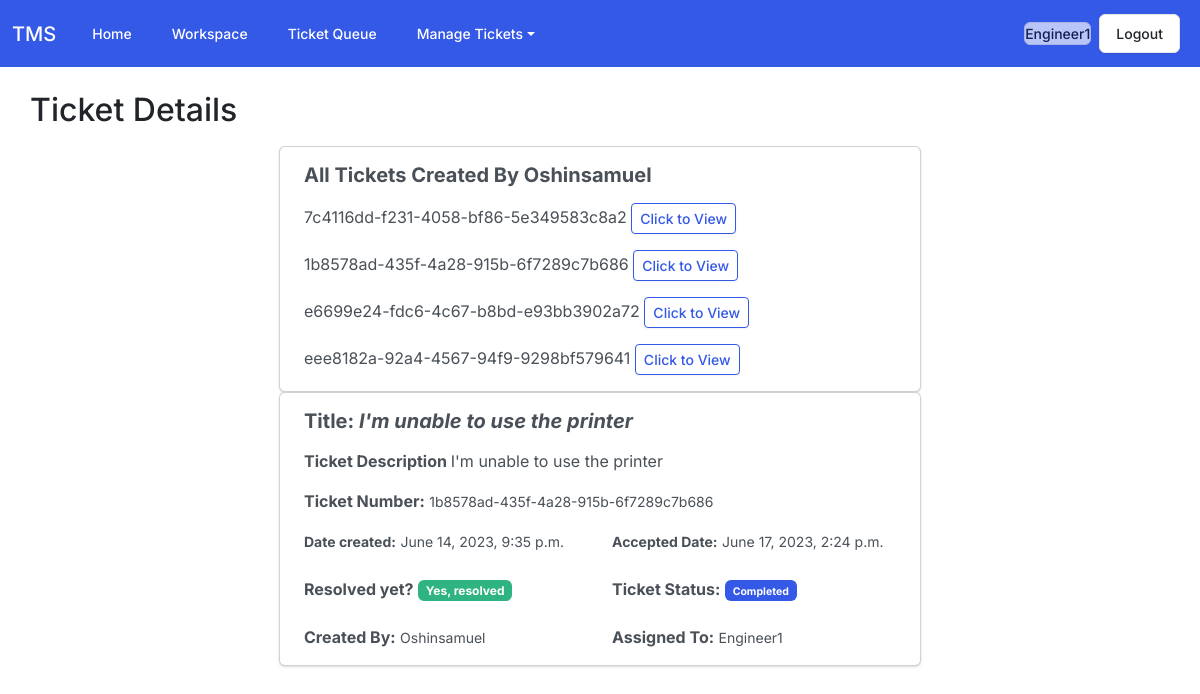
Screenshot of /tickets/ticket-details/2 (signed in) with the database file from the repository.
### users/models.py (models this page shows)
class User(AbstractUser):
    is_staff = models.BooleanField(default=False)
    is_engineer = models.BooleanField(default=False)
    def __str__(self):
        return self.username

### tickets/models.py (models this page shows, shortened)
class Ticket(models.Model):
    status_choices = (
        ('Active', 'Active'),
        ('Completed', 'Completed'),
        ('Pending', 'Pending')
    )
    ticket_no = models.UUIDField(default=uuid.uuid4)
    title = models.CharField(max_length=100)
    description = models.TextField()
    created_by = models.ForeignKey(User, on_delete=models.CASCADE, related_name='created_by')
    date_created = models.DateTimeField(auto_now_add=True)
    assigned_to = models.ForeignKey(User, on_delete=models.DO_NOTHING, null=True, blank=True)
    is_resolved = models.BooleanField(default=False)
    date_accepted = models.DateTimeField(null=True, blank=True)
    date_closed = models.DateTimeField(null=True, blank=True)
    ticket_status = models.CharField(max_length=15, choices=status_choices)

### tickets/views.py (the view)
# urls.py: path('ticket-details/<int:pk>', views.ticket_details, name = 'ticket-details'),
@login_required
def ticket_details(request, pk):
    ticket = Ticket.objects.get(pk=pk)
    t = User.objects.get(username=ticket.created_by)
    tickets_per_user = t.created_by.all()
    context = {'ticket':ticket, 'tickets_per_user':tickets_per_user  }
    return render(request, 'ticket/ticket_details.html', context)

### templates/ticket/ticket_details.html (shortened to what this page needs)
{% extends 'base.html' %}
{% block content %}
<div>
    <h2 class="mb-3">Ticket Details</h2>
</div>
<div class="row">
    <div class="col">
        <div class="card mx-auto" style="width: 40rem">
            <div class="card-body">
                <h5 class="card-title mb-3"><b>All Tickets Created By {{ticket.created_by}}</b></h5>
                {% for ticket in tickets_per_user %}
                <p class="card-text">{{ticket.ticket_no}} <a class="btn btn-outline-primary btn-sm" href="{% url 'ticket-details' ticket.pk %}">Click to View</a></p>
                {% endfor %}
            </div>
        </div>
    </div>
    <div class="col">
        <div class="card mx-auto" style="width: 40rem">
            <div class="card-body">
                <h5 class="card-title mb-3"><b>Title: <em>{{ticket.title}}</em></b></h5>
                <p class="card-text"><b>Ticket Description </b>{{ticket.description}}</p>
                <p><b>Ticket Number:</b> <small>{{ticket.ticket_no}}</small></p>
                <div class="row">
                    <div class="col">
                        <small><b>Date created:</b></small> <small>{{ticket.date_created}}</small>
                    </div>
                    <div class="col">
                        <small><b>Accepted Date:</b></small> <small>{{ticket.date_accepted}}</small>
                    </div>
                </div>
                <br>
                <div class="row">
                    <div class="col">
                        {% if ticket.is_resolved %}
                        <b>Resolved yet?</b> <span class="badge bg-success">Yes, resolved</span>
                        {% else %}
                        <b>Resolved?</b> <span class="badge bg-danger">Not Yet</span>
                        {% endif %}
                    </div>
                    <div class="col">
                        <b>Ticket Status:</b> <span class="badge bg-primary"><small>{{ticket.ticket_status}}</small></span>
                    </div>
                </div>
                <br>
                <div class="row">
                    <div class="col">
                        <b>Created By:</b> <small>{{ticket.created_by}}</small>
                    </div>
                    <div class="col">
                        <b>Assigned To:</b> <small>{{ticket.assigned_to}}</small>
                    </div>
                </div>
            </div>
        </div><br>
    </div>
</div>
{% endblock content %}

### templates/base.html (shortened to what this page needs)
{% load static %}
<!DOCTYPE html>
<html lang="en">
  <head>
    <link href="{% static 'css/bootstrap.min.css' %}" rel="stylesheet">
  </head>
  <body>
     {% if request.user.is_staff %}
    <nav class="navbar navbar-expand-lg bg-primary" data-bs-theme="dark">
        <div class="container-fluid">
          <a class="navbar-brand" href="/">Ticket Management System</a>
          <button class="navbar-toggler" type="button" data-bs-toggle="collapse" data-bs-target="#navbarColor01" aria-controls="navbarColor01" aria-expanded="false" aria-label="Toggle navigation">
            <span class="navbar-toggler-icon"></span>
          </button>
          <div class="collapse navbar-collapse" id="navbarColor01">
            <ul class="navbar-nav me-auto">
              <li class="nav-item">
                <a class="nav-link active" href="/">Home
                  <span class="visually-hidden">(current)</span>
                </a>
              </li>
              <li class="nav-item">
                <a class="nav-link" href="{% url 'create-ticket' %}">Create Ticket</a>
              </li>
              <li class="nav-item">
                <a class="nav-link" href="{% url 'all-tickets' %}">View Tickets</a>
              </li>
            </ul>
            <a class="nav-link btn btn-secondary me-2 disabled"  tabindex="-1" aria-disabled="true" style="color: #000000">{{request.user.username}}</a>
            <a href="{% url 'logout' %}" class="btn btn-secondary me-2">Logout</a>
          </div>
        </div>
      </nav>
      {% elif request.user.is_engineer %}
      <nav class="navbar navbar-expand-lg bg-primary" data-bs-theme="dark">
        <div class="container-fluid">
          <a class="navbar-brand" href="/">TMS</a>
          <div class="collapse navbar-collapse" id="navbarColor01">
            <ul class="navbar-nav me-auto">
              <li class="nav-item">
                <a class="nav-link active" href="/">Home
                </a>
              </li>
              <li class="nav-item">
                <a class="nav-link" href="{% url 'workspace' %}">Workspace</a>
              </li>
              <li class="nav-item">
                <a class="nav-link" href="{% url 'ticket-queue' %}">Ticket Queue</a>
              </li>
              <li class="nav-item dropdown">
                <a class="nav-link dropdown-toggle" data-bs-toggle="dropdown" href="#" role="button" aria-haspopup="true" aria-expanded="false">Manage Tickets</a>
            </ul>
            <a class="nav-link btn btn-secondary me-2 disabled"  tabindex="-1" aria-disabled="true" style="color: #000000">{{request.user.username}}</a>
            <a href="{% url 'logout' %}" class="btn btn-secondary me-2">Logout</a>
          </div>
        </div>
      </nav>
      {% endif %}
      <div class="container mt-4">
        {% block content %}
        {%endblock content%}
      </div>
  </body>
</html>

### rows the page displays
User: user.username "Engineer1"
Ticket: created_by "Oshinsamuel", ticket_no "1b8578ad-435f-4a28-915b-6f7289c7b686", title "I'm unable to use the printer", description "I'm unable to use the printer", date_created "June 14, 2023, 9:35 p.m.", date_accepted "June 17, 2023, 2:24 p.m.", ticket_status "Completed", assigned_to "Engineer1"
Ticket: ticket_no "7c4116dd-f231-4058-bf86-5e349583c8a2"
Ticket: ticket_no "e6699e24-fdc6-4c67-b8bd-e93bb3902a72"
Ticket: ticket_no "eee8182a-92a4-4567-94f9-9298bf579641"
